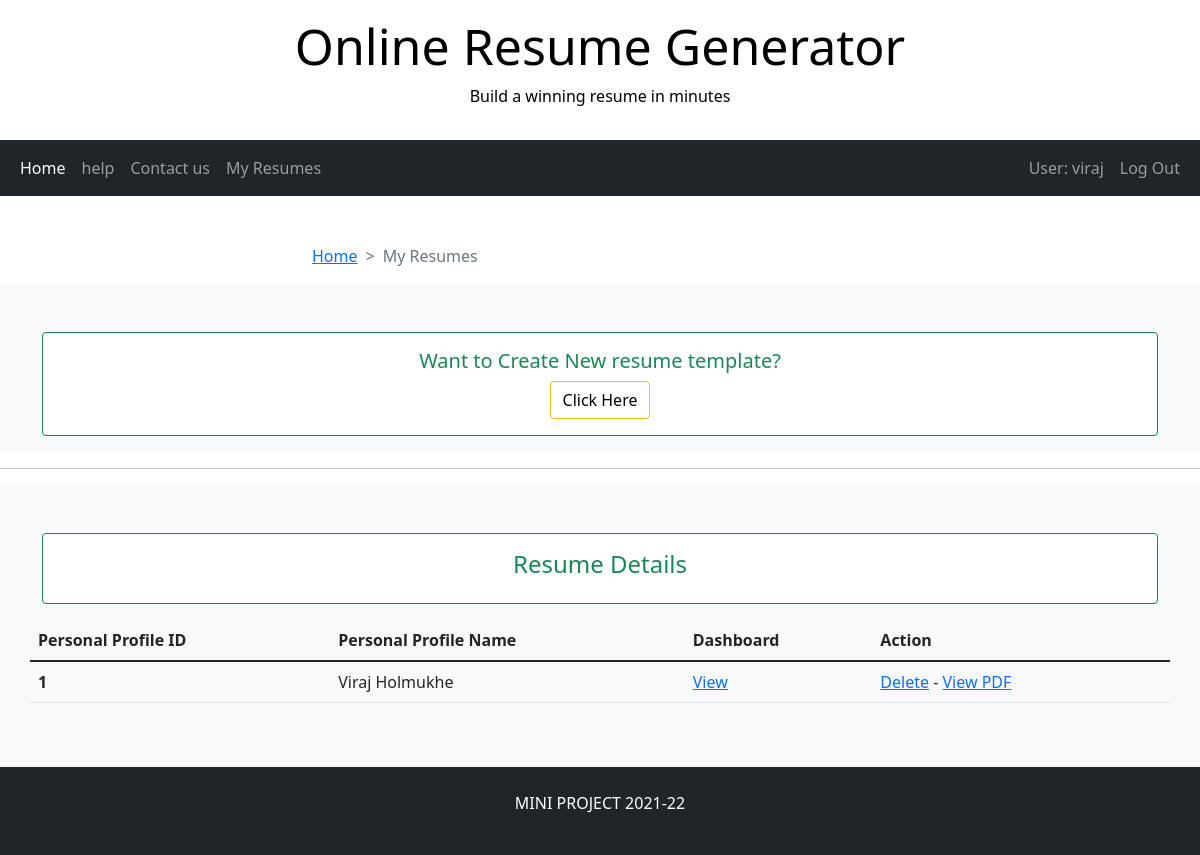
Page /my_resumes (signed in) on the earlier database version.
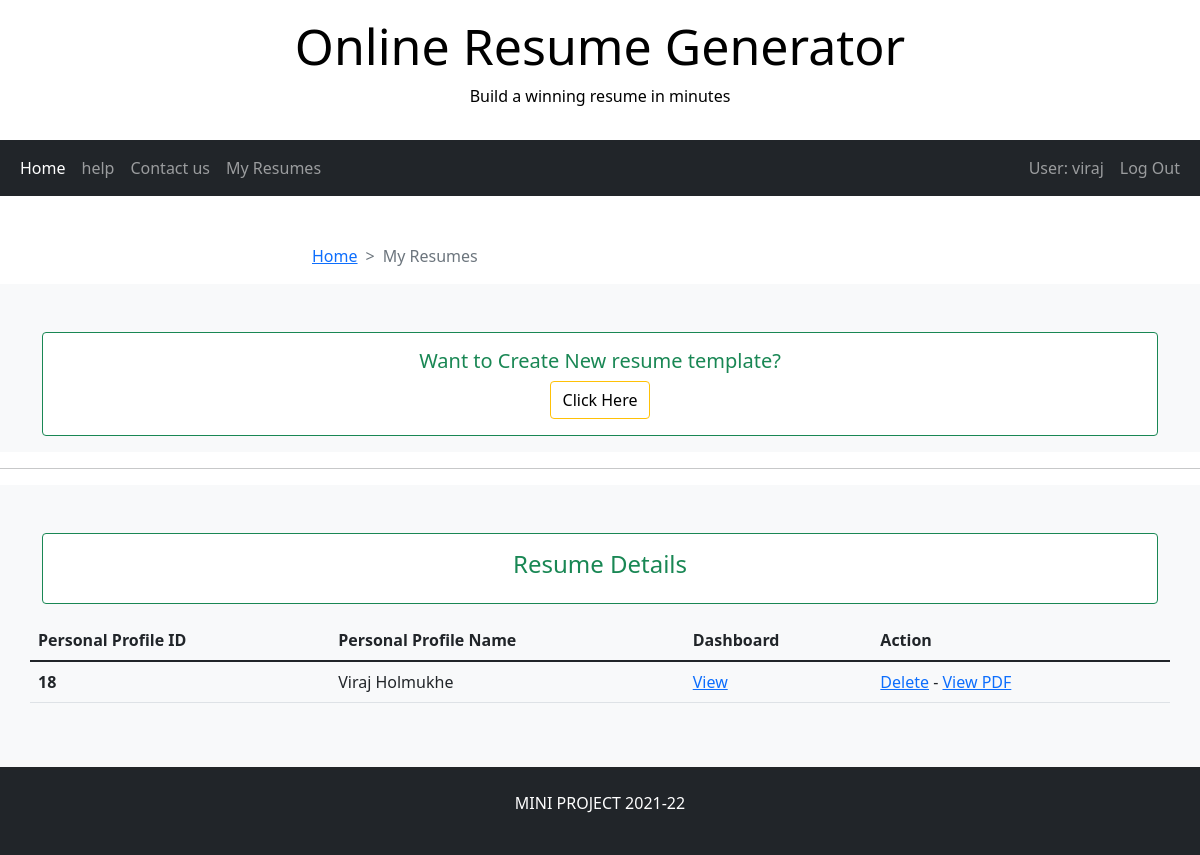
Same page on the later database version.
### UserApp/models.py (models this page shows)
class personal_info(models.Model):
    fullname= models.CharField(max_length=20)
    phone_number=models.CharField(max_length=10)
    Gender=models.CharField(max_length=6)
    dob=models.DateField(auto_now=False,auto_now_add=False)
    emailid=models.EmailField(max_length=50)
    Address=models.TextField(max_length=225)
    hobbies=models.CharField(max_length=100)
    languages_known=models.CharField(max_length=50)
    linkedin=models.CharField(max_length=200)
    github=models.CharField(max_length=200)
    objective=models.TextField(max_length=1000)
    user = models.ForeignKey(User_Info, on_delete=models.CASCADE)
    class Meta:
        db_table="personal_info"

### UserApp/views.py (the view)
# urls.py: path('my_resumes', views.my_Resumes),
def my_Resumes(request):
    uname = request.session["uname"]
    pers_info = personal_info.objects.filter(user=uname)
    return render(request, 'my_resumes.html',{"pi":pers_info})

### UserApp/templates/my_resumes.html (shortened to what this page needs)
{%extends "master.html"%}
{%block content%}
<div class="container mt-5 col-md-6">
    <nav style="--bs-breadcrumb-divider: '>';" aria-label="breadcrumb">
        <ol class="breadcrumb">
            <li class="breadcrumb-item"><a href="/">Home</a></li>
            <li class="breadcrumb-item active" aria-current="page">My Resumes</li>
        </ol>
    </nav>
</div>
<section class="one">
    <div class="container mt-5">
        <div class="card border-success mb-3" style="width: 100%;">
            <div class="card-body text-success">
                <h5 class="card-title text-center">Want to Create New resume template? </h5>
                <div class="d-grid gap-2 d-md-flex justify-content-md-center">
                    <a style="text-decoration:none;color:black"  href="/personal_info" ><button type="button" class="btn btn-outline-warning justify-content-end color:black" style="color:black">Click Here</button></a>
                </div>
            </div>
        </div>
    </div>
</section>
<hr>
{% if pi %}
<section class="one" id="certification_details">
    <div class="container mt-5">
        <div class="card border-success mb-3" style="width: 100%;">
            <div class="card-body text-success">
                <h4 class="card-title text-center">Resume Details</h4>
            </div>
        </div>
        <div class="row mb-5">
            <table class="table">
                <thead>
                  <tr>
                    <th scope="col">Personal Profile ID</th>
                    <th scope="col">Personal Profile Name</th>
                    <th scope="col">Dashboard</th>
                    <th scope="col">Action</th>
                  </tr>
                </thead>
                <tbody>
                    {% for p in pi %}
                  <tr>
                    <th scope="row">{{p.id}}</th>
                    <td>{{p.fullname}}</td>
                    <td><a href="/dashboard/{{p.id}}">View</a></td>
                    <td><a href="/delete_resume/{{p.id}}">Delete</a> - <a href="/pdf/{{p.id}}">View PDF</a></td>
                    <td></td>
                  </tr>
                    {% endfor %}
                </tbody>
              </table>
        </div>
    </div>
</section>
{% endif %}
{%endblock%}

### UserApp/templates/master.html (shortened to what this page needs)
{% load static %}
<!DOCTYPE html>
<html lang="en">
<head>
  <link href="https://cdn.jsdelivr.net/npm/bootstrap@5.1.3/dist/css/bootstrap.min.css" rel="stylesheet">
  <link rel="stylesheet" href="{% static 'index.css' %}">
</head>
<body class="d-flex flex-column min-vh-100">
<div class="p-3 text-black text-center" style="background-color: white;">
  <h3 style="font-size: 50px;">Online Resume Generator</h3>
  <p>Build a winning resume in minutes</p>
</div>
<nav class="navbar navbar-expand-sm bg-dark navbar-dark ">
  <div class="container-fluid">
    <ul class="navbar-nav ">
      <li class="nav-item">
        <a class="nav-link active" href="/">Home</a>
      </li>
      <li class="nav-item">
        <a class="nav-link" href="#">help</a>
      </li>
      <li class="nav-item">
        <a class="nav-link" href="/contact_us">Contact us</a>
      </li>
      <li class="nav-item">
        <a class="nav-link" href="/my_resumes">My Resumes</a>
      </li>
    </ul>
    <ul class="nav justify-content-end">
        <ul class="navbar-nav">
          {% if "uname" in request.session %}
          <li class="nav-item">
            <a class="nav-link">User: {{request.session.uname}} </a>
        </li>
          <li class="nav-item">
            <a class="nav-link" href="/logout">Log Out</a>
          </li>
          {% endif %}
        </ul>
    </ul>
  </div>
</nav>
{%block content%}{%endblock%}
<footer class="fluid text-center mt-auto">
<div class="p-4 bg-dark text-white text-center">
  <p>MINI PROJECT 2021-22</p>
</div>
</footer>
</body>
</html>

### UserApp/templates/my_resumes.html (style rules this page uses)
body { background:none; }
.one { background-color: #f8f9fa; }

Differences in the rows shown:
removed personal_info: session.uname "viraj", id "1", fullname "Viraj Holmukhe"
added personal_info: session.uname "viraj", id "18", fullname "Viraj Holmukhe"
